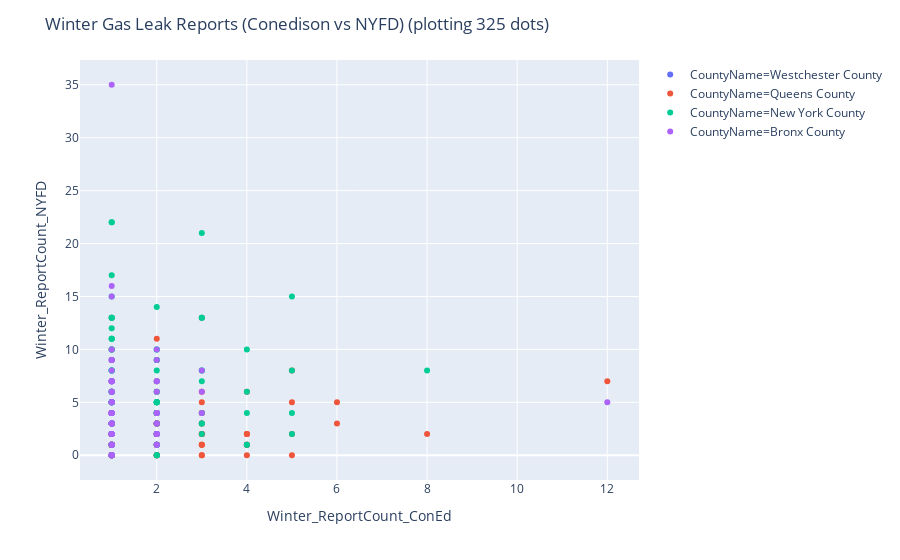

The code cell stored with this chart in its notebook:
### Code cell
print("------------------------ SHOWING THE SAME SCATTER PLOT ( interactive ) ------------------------")
titleStr  = "Winter Gas Leak Reports (Conedison vs NYFD) (plotting "+str(len(seasonalDF))+" dots)"
fig = px.scatter(seasonalDF, x="Winter_ReportCount_ConEd", y="Winter_ReportCount_NYFD", color="CountyName", hover_data=['Geoid', "CensusTract", "CountyName" ])
fig.update_layout(title=titleStr)
fig.show()

### Figure 1 — Plotly figure (JSON) as saved in the notebook; plotly's stock layout.template omitted (floating-point values rounded to 4 significant figures; data arrays with more than 128 entries replaced by an {"elided": "..."} marker saying what was removed)
{"data": [{"customdata": [[36119001502, 15.02, "Westchester County"], [36119010300, 103, "Westchester County"]], "hoverlabel": {"namelength": 0}, "hovertemplate": "CountyName=%{customdata[2]}<br>Winter_ReportCount_ConEd=%{x}<br>Winter_ReportCount_NYFD=%{y}<br>Geoid=%{customdata[0]}<br>CensusTract=%{customdata[1]}", "legendgroup": "CountyName=Westchester County", "marker": {"color": "#636efa", "symbol": "circle"}, "mode": "markers", "name": "CountyName=Westchester County", "showlegend": true, "type": "scatter", "x": [2, 2], "xaxis": "x", "y": [0, 1], "yaxis": "y"}, {"customdata": {"elided": "113x3 mixed values"}, "hoverlabel": {"namelength": 0}, "hovertemplate": "CountyName=%{customdata[2]}<br>Winter_ReportCount_ConEd=%{x}<br>Winter_ReportCount_NYFD=%{y}<br>Geoid=%{customdata[0]}<br>CensusTract=%{customdata[1]}", "legendgroup": "CountyName=Queens County", "marker": {"color": "#EF553B", "symbol": "circle"}, "mode": "markers", "name": "CountyName=Queens County", "showlegend": true, "type": "scatter", "x": [3, 2, 1, 4, 1, 4, 1, 6, 2, 1, 8, 1, 1, 2, 3, 1, 2, 1, 3, 4, 1, 2, 6, 2, 3, 3, 2, 5, 1, 5, 12, 2, 2, 1, 3, 2, 3, 2, 1, 2, 3, 4, 4, 3, 3, 2, 2, 2, 1, 1, 1, 1, 1, 1, 4, 2, 1, 1, 1, 2, 1, 1, 2, 5, 2, 1, 1, 1, 3, 5, 1, 1, 1, 1, 1, 1, 1, 1, 1, 2, 3, 1, 2, 1, 1, 1, 3, 1, 4, 1, 1, 2, 1, 2, 1, 1, 1, 1, 1, 2, 1, 2, 4, 3, 1, 1, 1, 1, 3, 1, 2, 1, 1], "xaxis": "x", "y": [4, 4, 1, 2, 0, 2, 4, 5, 9, 13, 2, 0, 0, 2, 1, 7, 4, 2, 1, 6, 1, 3, 3, 2, 2, 13, 5, 8, 0, 5, 7, 1, 2, 1, 4, 2, 6, 0, 3, 3, 2, 0, 1, 1, 0, 0, 3, 0, 0, 2, 0, 2, 3, 2, 2, 3, 1, 4, 6, 6, 0, 3, 11, 0, 0, 0, 10, 1, 3, 2, 2, 1, 4, 1, 0, 1, 3, 6, 1, 3, 0, 4, 0, 1, 1, 3, 3, 2, 1, 1, 0, 7, 5, 3, 5, 0, 0, 1, 4, 1, 6, 3, 1, 5, 1, 2, 2, 2, 2, 1, 1, 1, 3], "yaxis": "y"}, {"customdata": {"elided": "123x3 mixed values"}, "hoverlabel": {"namelength": 0}, "hovertemplate": "CountyName=%{customdata[2]}<br>Winter_ReportCount_ConEd=%{x}<br>Winter_ReportCount_NYFD=%{y}<br>Geoid=%{customdata[0]}<br>CensusTract=%{customdata[1]}", "legendgroup": "CountyName=New York County", "marker": {"color": "#00cc96", "symbol": "circle"}, "mode": "markers", "name": "CountyName=New York County", "showlegend": true, "type": "scatter", "x": [1, 1, 1, 2, 1, 1, 1, 1, 1, 3, 4, 1, 3, 2, 1, 2, 2, 1, 2, 1, 5, 1, 2, 3, 2, 1, 1, 1, 2, 4, 1, 2, 2, 3, 2, 1, 3, 8, 1, 2, 4, 1, 2, 3, 1, 1, 2, 1, 1, 1, 1, 1, 1, 3, 1, 1, 1, 1, 1, 1, 1, 1, 1, 3, 5, 2, 2, 2, 1, 2, 1, 2, 3, 1, 1, 1, 5, 1, 2, 2, 2, 2, 3, 4, 2, 1, 1, 1, 1, 1, 2, 1, 1, 1, 1, 2, 1, 1, 5, 2, 1, 2, 2, 1, 2, 1, 4, 1, 1, 1, 1, 1, 1, 1, 1, 1, 1, 2, 1, 1, 2, 1, 2], "xaxis": "x", "y": [2, 10, 3, 5, 17, 2, 8, 9, 5, 13, 1, 5, 2, 4, 15, 1, 7, 6, 9, 2, 2, 1, 0, 3, 6, 4, 0, 22, 2, 6, 7, 6, 1, 8, 3, 2, 8, 8, 2, 5, 10, 2, 2, 21, 11, 10, 5, 22, 2, 4, 0, 1, 6, 4, 13, 5, 1, 3, 5, 5, 8, 5, 5, 7, 8, 5, 2, 0, 0, 14, 13, 1, 13, 1, 1, 1, 4, 1, 4, 10, 4, 0, 3, 4, 5, 13, 10, 3, 5, 12, 4, 11, 0, 3, 3, 4, 6, 4, 15, 1, 8, 10, 3, 3, 4, 1, 1, 6, 6, 5, 8, 4, 11, 5, 0, 0, 4, 8, 2, 7, 5, 3, 9], "yaxis": "y"}, {"customdata": {"elided": "87x3 mixed values"}, "hoverlabel": {"namelength": 0}, "hovertemplate": "CountyName=%{customdata[2]}<br>Winter_ReportCount_ConEd=%{x}<br>Winter_ReportCount_NYFD=%{y}<br>Geoid=%{customdata[0]}<br>CensusTract=%{customdata[1]}", "legendgroup": "CountyName=Bronx County", "marker": {"color": "#ab63fa", "symbol": "circle"}, "mode": "markers", "name": "CountyName=Bronx County", "showlegend": true, "type": "scatter", "x": [12, 2, 1, 2, 1, 3, 1, 1, 2, 1, 1, 1, 1, 1, 1, 1, 2, 1, 1, 3, 2, 2, 1, 1, 2, 1, 2, 3, 1, 1, 1, 2, 1, 1, 1, 1, 1, 1, 1, 1, 1, 1, 1, 1, 1, 1, 1, 1, 1, 1, 1, 1, 2, 2, 1, 2, 1, 2, 2, 1, 1, 1, 1, 1, 2, 1, 1, 2, 1, 1, 1, 1, 1, 1, 1, 1, 1, 1, 1, 2, 1, 1, 1, 1, 2, 1, 1], "xaxis": "x", "y": [5, 3, 7, 4, 6, 4, 3, 7, 2, 2, 2, 1, 0, 3, 6, 1, 1, 9, 4, 8, 1, 2, 7, 9, 9, 35, 2, 6, 3, 0, 7, 7, 3, 2, 3, 1, 2, 8, 3, 4, 0, 5, 0, 7, 1, 4, 2, 4, 10, 3, 2, 4, 2, 3, 2, 7, 7, 1, 2, 4, 6, 15, 5, 4, 10, 4, 5, 6, 16, 9, 4, 0, 0, 5, 2, 4, 2, 4, 5, 4, 4, 0, 9, 1, 4, 1, 2], "yaxis": "y"}], "layout": {"legend": {"tracegroupgap": 0}, "margin": {"t": 60}, "title": {"text": "Winter Gas Leak Reports (Conedison vs NYFD) (plotting 325 dots)"}, "xaxis": {"anchor": "y", "domain": [0, 1], "title": {"text": "Winter_ReportCount_ConEd"}}, "yaxis": {"anchor": "x", "domain": [0, 1], "title": {"text": "Winter_ReportCount_NYFD"}}}}
